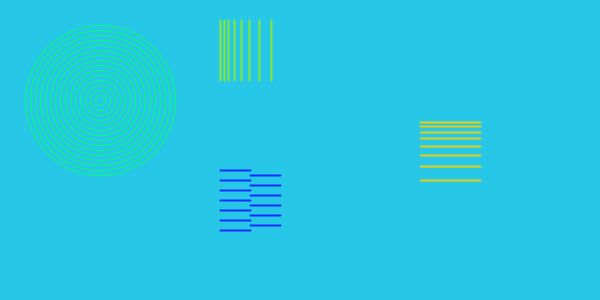
Frame 1 (no input)
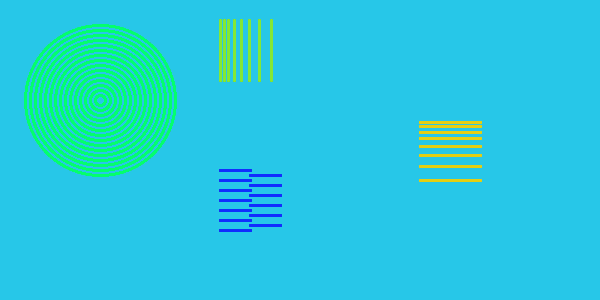
Frame 60 (the mouse pressed at the canvas centre just before this capture)
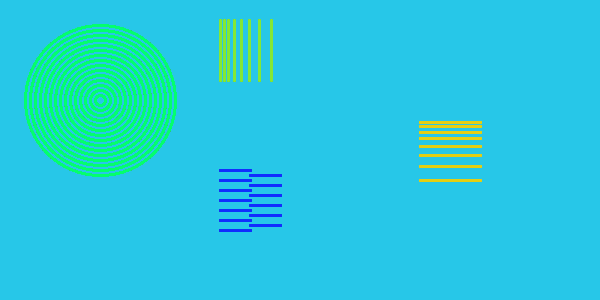
Frame 120 (the mouse held since frame 60 and released just before this capture)

The Processing sketch that drew these frames (run headless with seeded random() and noise(); from frame 60 on, the mouse is pressed at the canvas centre):

// Processing sketch: sketch_3_forLoopDiff_updates
// ── sketch_3_forLoopDiff_updates.pde
/*
From the Processing Handbook by Ben Fry and Casey Reas, 2007
https://processing.org/handbook/
*/
//String myOfficeNum = "room 881";  // globally

void setup() {
  size(600, 300);
  background(39, 199, 232); // sky blue
  //String myOfficeNum = "room 881";
}


void draw() {
  
  //println(myOfficeNum);
  //int d;
  noFill();
  stroke(3, 255, 108); // lime green
  for (int d = 150; d > 0; d -=10) { // iteration
    ellipse(100, 100, d, d);
    //String myOfficeNum = "room 881";
    //println(myOfficeNum);
  }
  //d = 400;

  strokeWeight(2);
  stroke(229, 207, 18); // mustard
  for (float x = 80; x > 20; x /= 1.2) {  // scope + visibilty
    line(420, x+100, 480, x+100);
  }

  strokeWeight(2);
  stroke(16, 45, 255); // deep blue
  for (int x = 120; x <= 180; x+= 5) {
    
    if ((x % 10) == 0) {
      line(220, x+50, 250, x+50);
    } else {
      line(250, x+50, 280, x+50);
    }
  }
  
  
  stroke(132, 232, 52); // grass green
  for(float x = 20; x < 80; x *= 1.2){
    line(x+200, 20, x+200, 80);
  }
 
}
